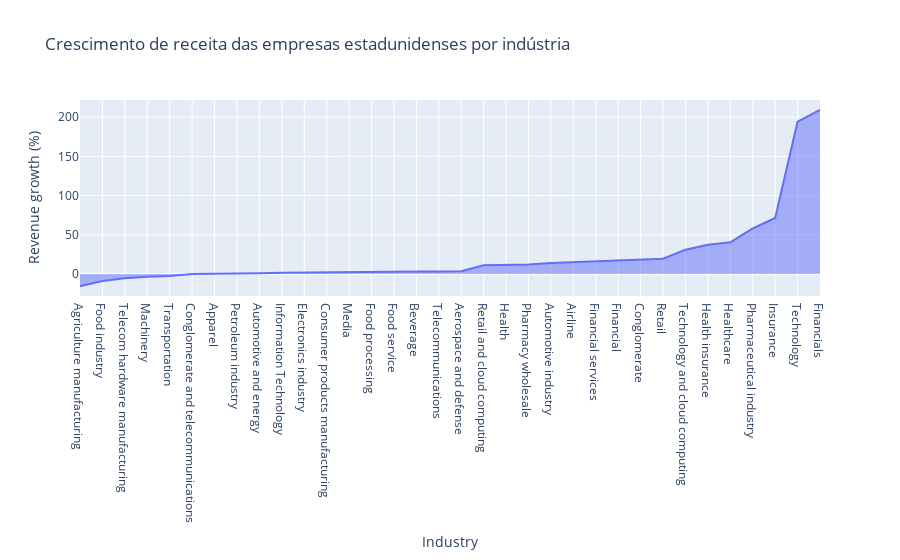

Source (notebook cell):
### Code cell
#Criando o gráfico de área para comparar o crescimento entre empresas
fig = px.area(crescimento_industria_eua, x='Industry', y='Revenue growth (%)', title='Crescimento de receita das empresas estadunidenses por indústria')
fig.show()

### Figure 1 — Plotly figure (JSON) as saved in the notebook; plotly's stock layout.template omitted (floating-point values rounded to 4 significant figures)
{"data": [{"fillpattern": {"shape": ""}, "hovertemplate": "Industry=%{x}<br>Revenue growth (%)=%{y}<extra></extra>", "legendgroup": "", "line": {"color": "#636efa"}, "marker": {"symbol": "circle"}, "mode": "lines", "name": "", "orientation": "v", "showlegend": false, "stackgroup": "1", "type": "scatter", "x": ["Agriculture manufacturing", "Food industry", "Telecom hardware manufacturing", "Machinery", "Transportation", "Conglomerate and telecommunications", "Apparel", "Petroleum industry", "Automotive and energy", "Information Technology", "Electronics industry", "Consumer products manufacturing", "Media", "Food processing", "Food service", "Beverage", "Telecommunications", "Aerospace and defense", "Retail and cloud computing", "Health", "Pharmacy wholesale", "Automotive industry", "Airline", "Financial services", "Financial", "Conglomerate", "Retail", "Technology and cloud computing", "Health insurance", "Healthcare", "Pharmaceutical industry", "Insurance", "Technology", "Financials"], "xaxis": "x", "y": [-15.6, -8.9, -5.6, -3.4, -2.6, -0.1, 0.3, 0.4, 0.9, 1.6, 2, 2.5, 2.8, 3.3, 3.3, 3.3, 3.3, 3.5, 11, 11.7, 12.1, 14.1, 15.1, 16.5, 17.5, 19, 19.4, 31, 37.3, 40.4, 58, 71.4, 194.1, 209.3], "yaxis": "y"}], "layout": {"legend": {"tracegroupgap": 0}, "title": {"text": "Crescimento de receita das empresas estadunidenses por indústria"}, "xaxis": {"anchor": "y", "domain": [0, 1], "title": {"text": "Industry"}}, "yaxis": {"anchor": "x", "domain": [0, 1], "title": {"text": "Revenue growth (%)"}}}}
